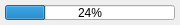
<?xml version="1.0" encoding="UTF-8"?>
<ui version="4.0">
 <class>FloatingStatusBar</class>
 <widget class="QWidget" name="FloatingStatusBar">
  <property name="geometry">
   <rect>
    <x>0</x>
    <y>0</y>
    <width>387</width>
    <height>25</height>
   </rect>
  </property>
  <property name="minimumSize">
   <size>
    <width>200</width>
    <height>0</height>
   </size>
  </property>
  <property name="focusPolicy">
   <enum>Qt::ClickFocus</enum>
  </property>
  <property name="windowTitle">
   <string/>
  </property>
  <layout class="QHBoxLayout" name="horizontalLayout">
   <property name="spacing">
    <number>0</number>
   </property>
   <property name="sizeConstraint">
    <enum>QLayout::SetFixedSize</enum>
   </property>
   <property name="margin">
    <number>0</number>
   </property>
   <item>
    <widget class="QFrame" name="frame">
     <property name="frameShape">
      <enum>QFrame::NoFrame</enum>
     </property>
     <property name="frameShadow">
      <enum>QFrame::Raised</enum>
     </property>
     <layout class="QHBoxLayout" name="horizontalLayout_2">
      <property name="spacing">
       <number>5</number>
      </property>
      <property name="sizeConstraint">
       <enum>QLayout::SetFixedSize</enum>
      </property>
      <property name="margin">
       <number>5</number>
      </property>
      <item>
       <widget class="QProgressBar" name="progressBar">
        <property name="minimumSize">
         <size>
          <width>170</width>
          <height>0</height>
         </size>
        </property>
        <property name="maximumSize">
         <size>
          <width>16777215</width>
          <height>15</height>
         </size>
        </property>
        <property name="focusPolicy">
         <enum>Qt::StrongFocus</enum>
        </property>
        <property name="value">
         <number>24</number>
        </property>
       </widget>
      </item>
     </layout>
    </widget>
   </item>
  </layout>
 </widget>
 <resources/>
 <connections/>
</ui>
